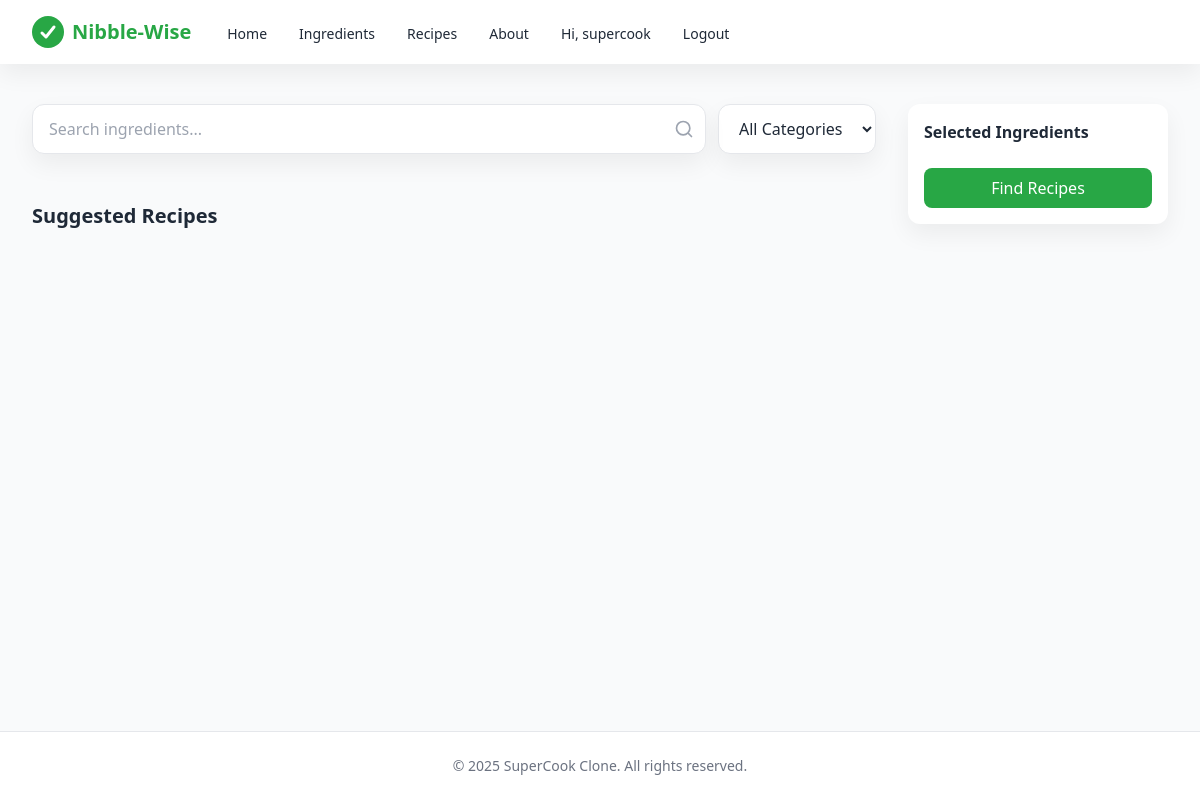
Before: /ingredients/ (signed in) with the older database file.
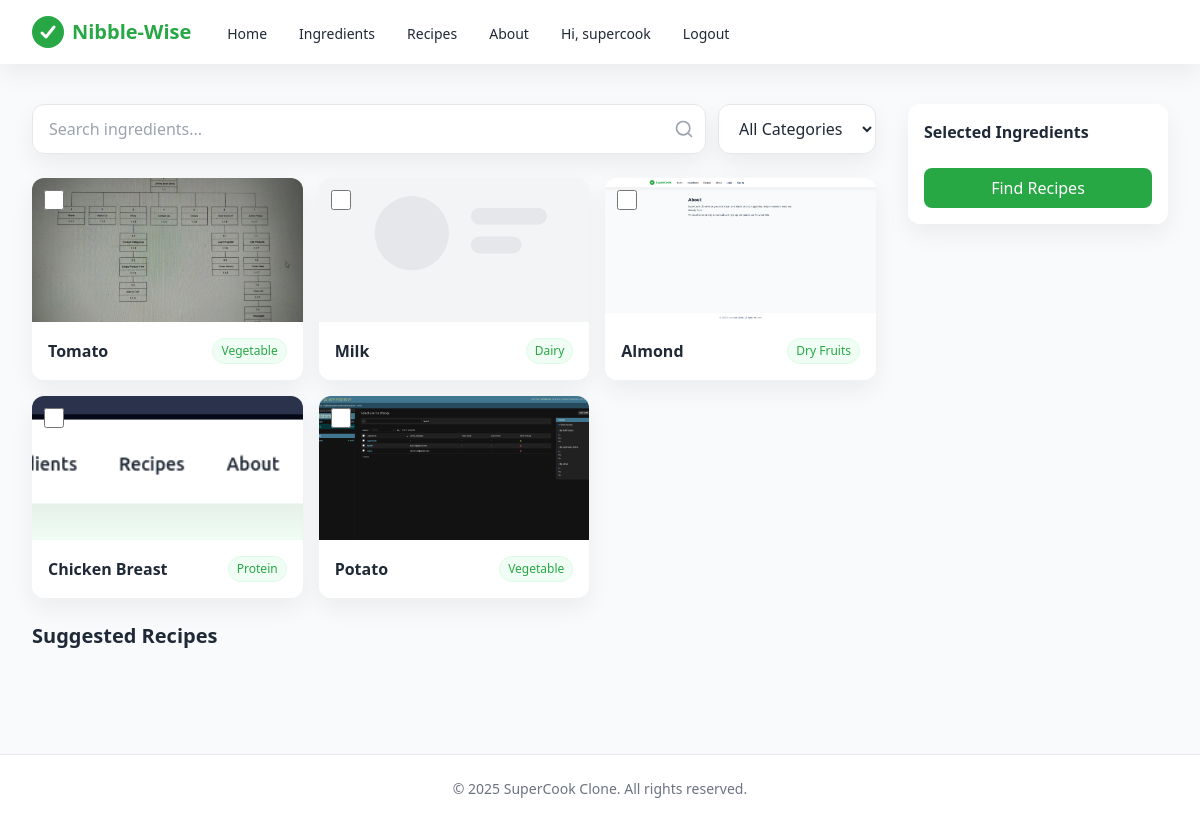
After: the same page with the newer database file.
### core/models.py (models this page shows, shortened)
class Ingredient(models.Model):
    name = models.CharField(max_length=100)
    category = models.ForeignKey(Category, on_delete=models.SET_NULL, null=True, blank=True)
    image = models.ImageField(upload_to='ingredients/', blank=True, null=True)

class Category(models.Model):
    name = models.CharField(max_length=50, unique=True)  # Veg, Non-Veg, Dairy, Dry Fruits
    slug = models.SlugField(unique=True, blank=True, null=True)
    def __str__(self):
        return self.name

### core/views.py (the view)
# urls.py: path('ingredients/', views.ingredients, name='ingredients'),
@login_required(login_url='login')
def ingredients(request):
    ingredients = Ingredient.objects.select_related('category').all()
    categories = Category.objects.all().order_by('name')
    return render(request, 'ingredients.html', {
        "ingredients": ingredients,
        "categories": categories
    })

### templates/ingredients.html (shortened to what this page needs)
{% extends 'base.html' %}
{% load static %}
{% block content %}
<section class="max-w-7xl mx-auto px-4 sm:px-6 lg:px-8 py-10">
    <div class="grid lg:grid-cols-4 gap-8">
        <div class="lg:col-span-3 space-y-6">
            <div class="flex items-center gap-3">
                <div class="flex-1">{% include 'components/search_bar.html' %}</div>
                <select id="category-filter" class="px-4 py-3 rounded-xl border border-gray-200 bg-white shadow-soft">
                    <option value="">All Categories</option>
                </select>
            </div>
            <div id="ingredient-grid" class="grid sm:grid-cols-2 md:grid-cols-3 gap-4">
                {% for ingredient in ingredients %}
                {% include 'components/ingredient_card.html' with ingredient=ingredient %}
                {% endfor %}
            </div>
            <div class="mt-10">
                <h2 class="text-xl font-bold mb-4">Suggested Recipes</h2>
            </div>
        </div>
        <aside class="lg:col-span-1 lg:sticky lg:top-20 h-fit">
            <div class="bg-white rounded-xl shadow-soft p-4 space-y-3">
                <h3 class="font-semibold">Selected Ingredients</h3>
                {% if user.is_authenticated %}
                <a href="javascript:void(0);"
                   class="mt-3 inline-flex items-center justify-center w-full px-4 py-2 rounded-lg bg-brand text-white font-medium"
                   id="find-recipes">
                   Find Recipes
                </a>
                {% else %}
                <a href="javascript:void(0);"
                   class="mt-3 inline-flex items-center justify-center w-full px-4 py-2 rounded-lg bg-gray-400 text-white font-medium"
                   id="find-recipes-guest">
                   Find Recipes
                </a>
                {% endif %}
            </div>
        </aside>
    </div>
</section>
{% endblock %}

### templates/base.html (shortened to what this page needs)
{% load static %}
<!DOCTYPE html>
<html lang="en">
<head>
	<script src="https://cdn.tailwindcss.com"></script>
	<link rel="stylesheet" href="{% static 'css/app.css' %}">
</head>
<body class="bg-gray-50 text-gray-800 min-h-screen flex flex-col" style="font-family: Inter, system-ui, -apple-system, Segoe UI, Roboto, Ubuntu, Cantarell, Noto Sans, Helvetica Neue, Arial, "Apple Color Emoji", "Segoe UI Emoji";">
	{% include 'partials/navbar.html' %}
	<main class="flex-1">
		{% block content %}{% endblock %}
	</main>
	{% include 'partials/footer.html' %}
</body>
</html>

### templates/partials/navbar.html (shortened to what this page needs)
{% load static %}
<nav class="bg-white shadow-soft sticky top-0 z-40">
	<div class="max-w-7xl mx-auto px-4 sm:px-6 lg:px-8">
		<div class="flex justify-between h-16">
			<div class="flex">
				<a href="{% url 'home' %}" class="flex items-center gap-2">
					<img src="{% static 'images/logo.svg' %}" alt="Logo" class="h-8 w-8" />
					<span class="font-semibold text-xl text-brand">Nibble-Wise</span>
				</a>
				<div class="hidden sm:ml-8 sm:flex sm:space-x-6">
					<a href="{% url 'home' %}" class="inline-flex items-center px-1 pt-1 text-sm font-medium hover:text-brand">Home</a>
					<a href="{% url 'ingredients' %}" class="inline-flex items-center px-1 pt-1 text-sm font-medium hover:text-brand">Ingredients</a>
					<a href="{% url 'recipes' %}" class="inline-flex items-center px-1 pt-1 text-sm font-medium hover:text-brand">Recipes</a>
					<a href="{% url 'about' %}" class="inline-flex items-center px-1 pt-1 text-sm font-medium hover:text-brand">About</a>
					{% if user.is_authenticated %}
						<span class="inline-flex items-center px-1 pt-1 text-sm font-medium">Hi, {{ user.username }}</span>
						<a href="{% url 'logout' %}" class="inline-flex items-center px-1 pt-1 text-sm font-medium hover:text-brand">Logout</a>
					{% else %}
						<a href="{% url 'login' %}" class="inline-flex items-center px-1 pt-1 text-sm font-medium hover:text-brand">Login</a>
						<a href="{% url 'signup' %}" class="inline-flex items-center px-1 pt-1 text-sm font-medium hover:text-brand">Sign Up</a>
					{% endif %}
				</div>
			</div>
		</div>
	</div>
</nav>

### templates/components/search_bar.html
<div class="relative">
	<input type="text" placeholder="Search ingredients..." class="w-full px-4 py-3 rounded-xl border border-gray-200 focus:ring-2 focus:ring-brand focus:border-brand outline-none shadow-soft" id="search-input" />
	<span class="absolute right-3 top-1/2 -translate-y-1/2 text-gray-400">
		<svg class="w-5 h-5" viewBox="0 0 24 24" fill="none" stroke="currentColor"><path stroke-linecap="round" stroke-linejoin="round" stroke-width="2" d="M21 21l-4.35-4.35M11 19a8 8 0 100-16 8 8 0 000 16z"/></svg>
	</span>
</div>

### templates/components/ingredient_card.html
{% load static %}
<div class="ingredient-card group cursor-pointer rounded-xl bg-white shadow-soft hover:shadow-lg transition-shadow duration-200 overflow-hidden"
     data-name="{{ ingredient.name }}"
     data-category="{{ ingredient.category }}">
    <div class="relative">
        {% if ingredient.image %}
            <img src="{{ ingredient.image.url }}"
                 alt="{{ ingredient.name }}"
                 class="h-36 w-full object-cover transform group-hover:scale-[1.03] transition-transform duration-200"
                 onerror="this.onerror=null;this.src='{% static 'images/empty.svg' %}'"/>
        {% else %}
            <img src="{% static 'images/empty.svg' %}"
                 alt="{{ ingredient.name }}"
                 class="h-36 w-full object-cover transform group-hover:scale-[1.03] transition-transform duration-200"/>
        {% endif %}
        <input type="checkbox"
               class="absolute top-3 left-3 h-5 w-5 rounded border-gray-300 text-brand focus:ring-brand ingredient-checkbox" />
    </div>
    <div class="p-4">
        <div class="flex items-center justify-between">
            <h3 class="font-semibold">{{ ingredient.name }}</h3>
            <span class="text-xs px-2 py-1 rounded-full bg-green-50 text-brand border border-green-100">{{ ingredient.category }}</span>
        </div>
    </div>
</div>

### templates/partials/footer.html
<footer class="bg-white border-t mt-12">
	<div class="max-w-7xl mx-auto px-4 sm:px-6 lg:px-8 py-6 text-center text-sm text-gray-500">
		© <span id="year"></span> SuperCook Clone. All rights reserved.
	</div>
</footer>

### static/css/app.css (style rules this page uses)
.ingredient-card, .recipe-card { animation: fadeInUp 300ms ease-out both; }

Changed rows visible on the page:
added Ingredient: image (picture), name "Tomato", category "Vegetable"
added Ingredient: shows a picture, name "Milk", category "Dairy"
added Ingredient: image (picture), name "Almond", category "Dry Fruits"
added Ingredient: image (picture), name "Chicken Breast", category "Protein"
added Ingredient: image (picture), name "Potato", category "Vegetable"
